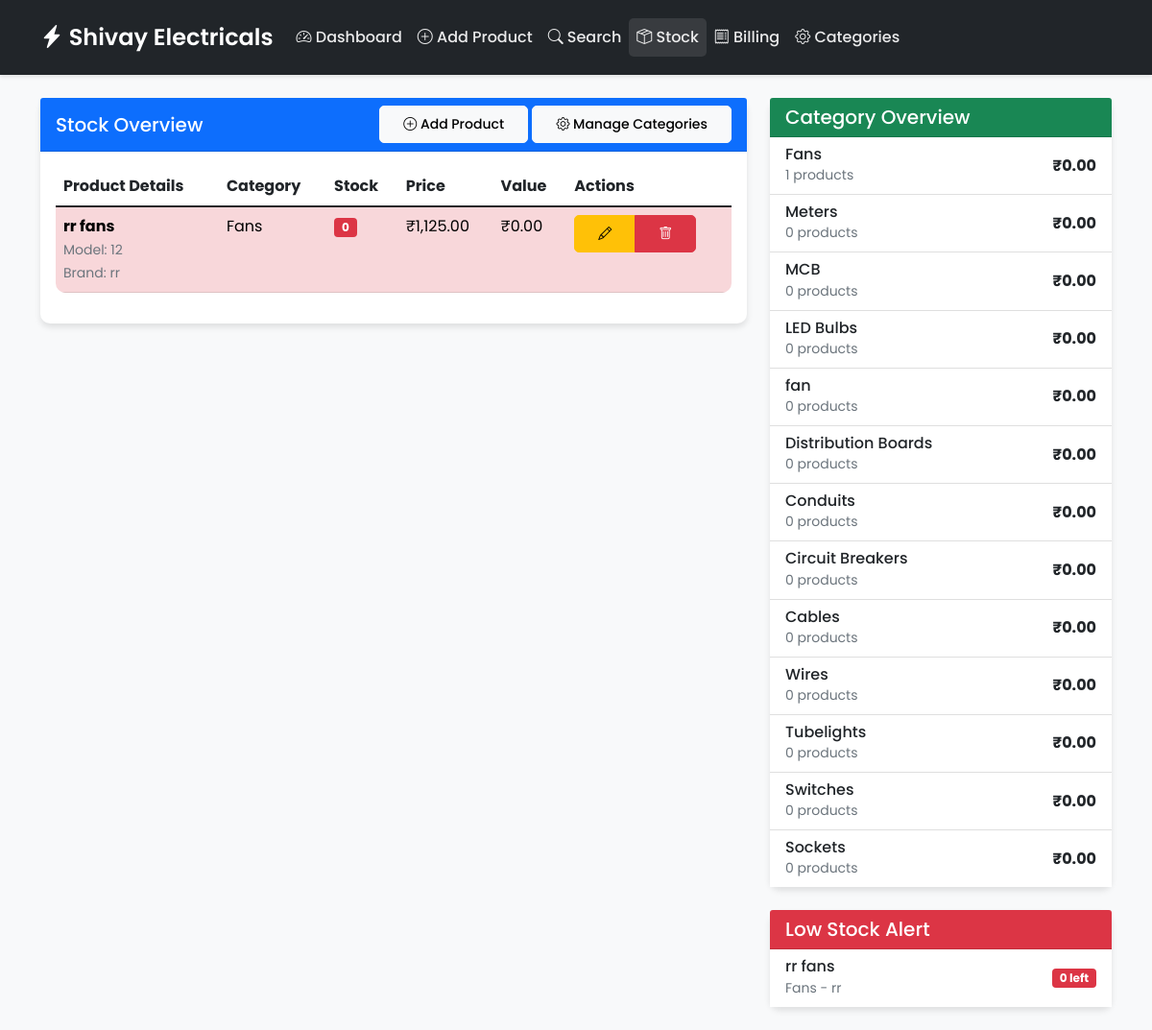
The page /stock.php on the database its author committed.
### tables this page shows
CREATE TABLE `products` (
  `id` int(11) NOT NULL,
  `name` varchar(100) NOT NULL,
  `category_id` int(11) DEFAULT NULL,
  `brand_id` int(11) DEFAULT NULL,
  `model_number` varchar(50) DEFAULT NULL,
  `quantity` int(11) NOT NULL DEFAULT 0,
  `price` decimal(10,2) NOT NULL DEFAULT 0.00,
  `description` text DEFAULT NULL,
  `created_at` timestamp NOT NULL DEFAULT current_timestamp(),
  `updated_at` timestamp NOT NULL DEFAULT current_timestamp() ON UPDATE current_timestamp()
);

CREATE TABLE `brands` (
  `id` int(11) NOT NULL,
  `name` varchar(100) NOT NULL,
  `category_id` int(11) DEFAULT NULL,
  `created_at` timestamp NOT NULL DEFAULT current_timestamp()
);

CREATE TABLE `categories` (
  `id` int(11) NOT NULL,
  `name` varchar(50) NOT NULL,
  `created_at` timestamp NOT NULL DEFAULT current_timestamp()
);

### stock.php (the view, shortened to what this page needs)
<?php
require_once 'config.php';
require_once 'header.php';
$sql = "SELECT p.*, c.name as category_name, b.name as brand_name
        FROM products p
        LEFT JOIN categories c ON p.category_id = c.id
        LEFT JOIN brands b ON p.brand_id = b.id
        ORDER BY c.name, b.name, p.name";
$result = $conn->query($sql);
$products = $result->fetch_all(MYSQLI_ASSOC);
$sql = "SELECT c.name, COUNT(p.id) as count, SUM(p.quantity * p.price) as value
        FROM categories c
        LEFT JOIN products p ON c.id = p.category_id
        GROUP BY c.id, c.name
        ORDER BY value DESC";
$result = $conn->query($sql);
$category_stats = $result->fetch_all(MYSQLI_ASSOC);
?>
<div class="row mb-4">
    <div class="col-md-8">
        <div class="card">
            <div class="card-header bg-primary text-white d-flex justify-content-between align-items-center">
                <h5 class="card-title mb-0">Stock Overview</h5>
                <div>
                    <a href="add_product.php" class="btn btn-light btn-sm">
                        <i class="bi bi-plus-circle"></i> Add Product
                    </a>
                    <a href="manage_categories.php" class="btn btn-light btn-sm">
                        <i class="bi bi-gear"></i> Manage Categories
                    </a>
                </div>
            </div>
            <div class="card-body">
                <?php if (count($products) > 0): ?>
                    <div class="table-responsive">
                        <table class="table table-hover">
                            <thead>
                                <tr>
                                    <th>Product Details</th>
                                    <th>Category</th>
                                    <th>Stock</th>
                                    <th>Price</th>
                                    <th>Value</th>
                                    <th>Actions</th>
                                </tr>
                            </thead>
                            <tbody>
                                <?php foreach ($products as $product): ?>
                                    <tr <?php echo $product['quantity'] < 5 ? 'class="table-danger"' : ''; ?>>
                                        <td>
                                            <strong><?php echo htmlspecialchars($product['name']); ?></strong>
                                            <?php if ($product['model_number']): ?>
                                                <br>
                                                <small class="text-muted">Model: <?php echo htmlspecialchars($product['model_number']); ?></small>
                                            <?php endif; ?>
                                            <?php if ($product['brand_name']): ?>
                                                <br>
                                                <small class="text-muted">Brand: <?php echo htmlspecialchars($product['brand_name']); ?></small>
                                            <?php endif; ?>
                                        </td>
                                        <td><?php echo htmlspecialchars($product['category_name']); ?></td>
                                        <td>
                                            <?php if ($product['quantity'] < 5): ?>
                                                <span class="badge bg-danger"><?php echo $product['quantity']; ?></span>
                                            <?php else: ?>
                                                <?php echo $product['quantity']; ?>
                                            <?php endif; ?>
                                        </td>
                                        <td>₹<?php echo number_format($product['price'], 2); ?></td>
                                        <td>₹<?php echo number_format($product['quantity'] * $product['price'], 2); ?></td>
                                        <td>
                                            <div class="btn-group">
                                                <a href="update.php?id=<?php echo $product['id']; ?>"
                                                   class="btn btn-warning btn-sm" title="Edit">
                                                    <i class="bi bi-pencil"></i>
                                                </a>
                                                <a href="delete.php?id=<?php echo $product['id']; ?>"
                                                   class="btn btn-danger btn-sm"
                                                   onclick="return confirm('Are you sure you want to delete this product?')"
                                                   title="Delete">
                                                    <i class="bi bi-trash"></i>
                                                </a>
                                            </div>
                                        </td>
                                    </tr>
                                <?php endforeach; ?>
                            </tbody>
                        </table>
                    </div>
                <?php else: ?>
                    <div class="alert alert-info">
                        No products in stock. <a href="add_product.php">Add some products</a> to get started.
                    </div>
                <?php endif; ?>
            </div>
        </div>
    </div>
    <div class="col-md-4">
        <div class="card mb-4">
            <div class="card-header bg-success text-white">
                <h5 class="card-title mb-0">Category Overview</h5>
            </div>
            <div class="card-body p-0">
                <div class="list-group list-group-flush">
                    <?php foreach ($category_stats as $stat): ?>
                        <div class="list-group-item">
                            <div class="d-flex justify-content-between align-items-center">
                                <div>
                                    <h6 class="mb-0"><?php echo htmlspecialchars($stat['name']); ?></h6>
                                    <small class="text-muted"><?php echo $stat['count']; ?> products</small>
                                </div>
                                <strong>₹<?php echo number_format($stat['value'] ?? 0, 2); ?></strong>
                            </div>
                        </div>
                    <?php endforeach; ?>
                </div>
            </div>
        </div>
        <div class="card">
            <div class="card-header bg-danger text-white">
                <h5 class="card-title mb-0">Low Stock Alert</h5>
            </div>
            <div class="card-body p-0">
                <?php
                $low_stock = array_filter($products, function($p) { return $p['quantity'] < 5; });
                if (count($low_stock) > 0):
                ?>
                    <div class="list-group list-group-flush">
                        <?php foreach ($low_stock as $product): ?>
                            <div class="list-group-item">
                                <div class="d-flex justify-content-between align-items-center">
                                    <div>
                                        <h6 class="mb-0"><?php echo htmlspecialchars($product['name']); ?></h6>
                                        <small class="text-muted">
                                            <?php echo htmlspecialchars($product['category_name']); ?>
                                            <?php if ($product['brand_name']): ?>
                                                - <?php echo htmlspecialchars($product['brand_name']); ?>
                                            <?php endif; ?>
                                        </small>
                                    </div>
                                    <span class="badge bg-danger"><?php echo $product['quantity']; ?> left</span>
                                </div>
                            </div>
                        <?php endforeach; ?>
                    </div>
                <?php else: ?>
                    <div class="card-body">
                        <p class="text-success mb-0">No products are running low on stock!</p>
                    </div>
                <?php endif; ?>
            </div>
        </div>
    </div>
</div>
<?php require_once 'footer.php'; ?>

### header.php (style rules this page uses)
body { font-family: 'Poppins', sans-serif; background-color: #f8f9fa; }
.card { border: none; border-radius: 10px; box-shadow: 0 4px 6px rgba(0,0,0,0.1); transition: transform 0.3s ease; }
.btn { border-radius: 5px; padding: 0.5rem 1.5rem; font-weight: 500; }
.table { border-radius: 10px; overflow: hidden; }

### rows shown on the page
products: name "rr fans", model_number "12", brand.name "rr", category.name "Fans", quantity "0", price "1,125.00", $product['quantity'] * $product['price'] "0.00"

### other values the page prints
$stat['name'] "Fans"
$stat['count'] "1"
$stat['value'] "0.00"
$stat['name'] "Meters"
$stat['count'] "0"
$stat['name'] "MCB"
$stat['name'] "LED Bulbs"
$stat['name'] "fan"
$stat['name'] "Distribution Boards"
$stat['name'] "Conduits"
$stat['name'] "Circuit Breakers"
$stat['name'] "Cables"
$stat['name'] "Wires"
$stat['name'] "Tubelights"
$stat['name'] "Switches"
